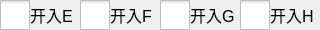
               <widget class="QWidget" name="page_10">
                <property name="maximumSize">
                 <size>
                  <width>16777215</width>
                  <height>30</height>
                 </size>
                </property>
                <layout class="QHBoxLayout" name="horizontalLayout_13">
                 <property name="spacing">
                  <number>0</number>
                 </property>
                 <property name="leftMargin">
                  <number>0</number>
                 </property>
                 <property name="topMargin">
                  <number>0</number>
                 </property>
                 <property name="rightMargin">
                  <number>0</number>
                 </property>
                 <property name="bottomMargin">
                  <number>0</number>
                 </property>
                 <item>
                  <widget class="QCheckBox" name="checkBox_25">
                   <property name="minimumSize">
                    <size>
                     <width>30</width>
                     <height>30</height>
                    </size>
                   </property>
                   <property name="maximumSize">
                    <size>
                     <width>30</width>
                     <height>30</height>
                    </size>
                   </property>
                   <property name="styleSheet">
                    <string notr="true">QCheckBox::indicator {
    width: 30px;
    height: 30px;
}</string>
                   </property>
                   <property name="text">
                    <string/>
                   </property>
                  </widget>
                 </item>
                 <item>
                  <widget class="QLabel" name="label_49">
                   <property name="minimumSize">
                    <size>
                     <width>50</width>
                     <height>30</height>
                    </size>
                   </property>
                   <property name="maximumSize">
                    <size>
                     <width>50</width>
                     <height>30</height>
                    </size>
                   </property>
                   <property name="font">
                    <font>
                     <pointsize>12</pointsize>
                    </font>
                   </property>
                   <property name="text">
                    <string>开入E</string>
                   </property>
                  </widget>
                 </item>
                 <item>
                  <widget class="QCheckBox" name="checkBox_26">
                   <property name="minimumSize">
                    <size>
                     <width>30</width>
                     <height>30</height>
                    </size>
                   </property>
                   <property name="maximumSize">
                    <size>
                     <width>30</width>
                     <height>30</height>
                    </size>
                   </property>
                   <property name="styleSheet">
                    <string notr="true">QCheckBox::indicator {
    width: 30px;
    height: 30px;
}</string>
                   </property>
                   <property name="text">
                    <string/>
                   </property>
                  </widget>
                 </item>
                 <item>
                  <widget class="QLabel" name="label_43">
                   <property name="minimumSize">
                    <size>
                     <width>50</width>
                     <height>30</height>
                    </size>
                   </property>
                   <property name="maximumSize">
                    <size>
                     <width>50</width>
                     <height>30</height>
                    </size>
                   </property>
                   <property name="font">
                    <font>
                     <pointsize>12</pointsize>
                    </font>
                   </property>
                   <property name="text">
                    <string>开入F</string>
                   </property>
                  </widget>
                 </item>
                 <item>
                  <widget class="QCheckBox" name="checkBox_34">
                   <property name="minimumSize">
                    <size>
                     <width>30</width>
                     <height>30</height>
                    </size>
                   </property>
                   <property name="maximumSize">
                    <size>
                     <width>30</width>
                     <height>30</height>
                    </size>
                   </property>
                   <property name="styleSheet">
                    <string notr="true">QCheckBox::indicator {
    width: 30px;
    height: 30px;
}</string>
                   </property>
                   <property name="text">
                    <string/>
                   </property>
                  </widget>
                 </item>
                 <item>
                  <widget class="QLabel" name="label_41">
                   <property name="minimumSize">
                    <size>
                     <width>50</width>
                     <height>30</height>
                    </size>
                   </property>
                   <property name="maximumSize">
                    <size>
                     <width>50</width>
                     <height>30</height>
                    </size>
                   </property>
                   <property name="font">
                    <font>
                     <pointsize>12</pointsize>
                    </font>
                   </property>
                   <property name="text">
                    <string>开入G</string>
                   </property>
                  </widget>
                 </item>
                 <item>
                  <widget class="QCheckBox" name="checkBox_35">
                   <property name="minimumSize">
                    <size>
                     <width>30</width>
                     <height>30</height>
                    </size>
                   </property>
                   <property name="maximumSize">
                    <size>
                     <width>30</width>
                     <height>30</height>
                    </size>
                   </property>
                   <property name="styleSheet">
                    <string notr="true">QCheckBox::indicator {
    width: 30px;
    height: 30px;
}</string>
                   </property>
                   <property name="text">
                    <string/>
                   </property>
                  </widget>
                 </item>
                 <item>
                  <widget class="QLabel" name="label_44">
                   <property name="minimumSize">
                    <size>
                     <width>50</width>
                     <height>30</height>
                    </size>
                   </property>
                   <property name="maximumSize">
                    <size>
                     <width>50</width>
                     <height>30</height>
                    </size>
                   </property>
                   <property name="font">
                    <font>
                     <pointsize>12</pointsize>
                    </font>
                   </property>
                   <property name="text">
                    <string>开入H</string>
                   </property>
                  </widget>
                 </item>
                </layout>
               </widget>
